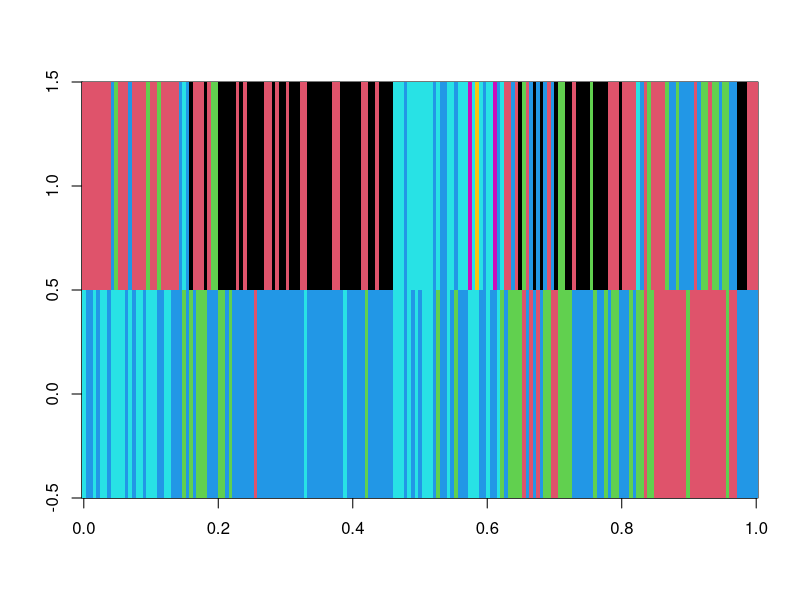
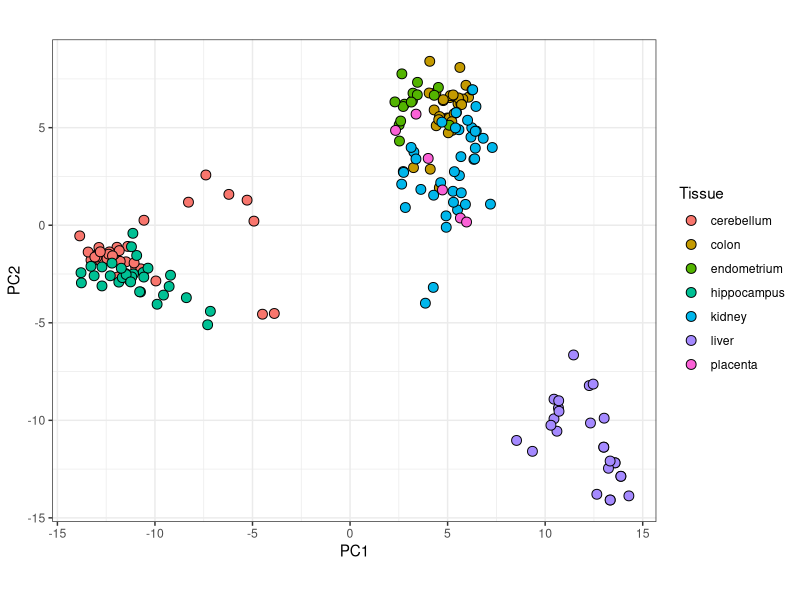
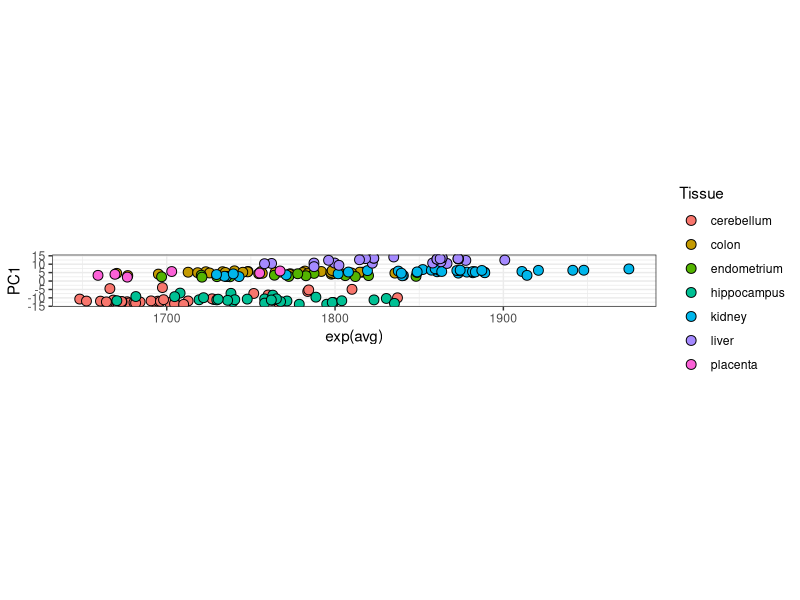

The R source for these figures, in order: (Note: this script raises an error after producing the figures.)
#Tissue gene machine learning example:

library(dslabs)
data("tissue_gene_expression")
dim(tissue_gene_expression$x)
library(ggplot2)
library(tidyverse)
image(tissue_gene_expression$x[,c(1,2)], col = tissue_gene_expression$y)

#Plotting the two principal components and analysing for a cluster:
a <- prcomp(tissue_gene_expression$x)
a$x
data.frame(a$x[,c(1,2)], Tissue = tissue_gene_expression$y)%>%
  ggplot(aes(PC1,PC2, fill = Tissue))+geom_point(cex=3, pch=21)+
  coord_fixed(ratio = 1)+theme_bw()

c <- rowMeans(tissue_gene_expression$x)
data.frame(PC1 = a$x[,c(1)],avg = c, Tissue = tissue_gene_expression$y)%>%
  ggplot(aes(exp(avg),PC1, fill = Tissue))+geom_point(cex=3, pch=21)+
  coord_fixed(ratio = 1)+theme_bw()
data.frame(PC1 = a$x[,c(1)],avg = c, Tissue = tissue_gene_expression$y)%>%
  cor(PC1, c)
cor(PC1, c)
#Removing center:
x <- with(tissue_gene_expression, sweep(x, 1, rowMeans(x)))
pc <- prcomp(x)
data.frame(pc_1 = pc$x[,1], pc_2 = pc$x[,2], 
           tissue = tissue_gene_expression$y) %>%
  ggplot(aes(pc_1, pc_2, color = tissue)) +
  geom_point()

pc$x%>%
  data.frame(., tissue = tissue_gene_expression$y)%>%
  ggplot(aes(x = tissue, y = PC7))+geom_boxplot()


for(i in 1:10){
  boxplot(pc$x[,i] ~ tissue_gene_expression$y, main = paste("PC", i))
}  
pc$x%>%
  data.frame(., tissue = tissue_gene_expression$y)%>%
  summary(.)

importance_df <- data.frame(summary(pc)$importance)
importance_df <- importance_df[2,] %>% 
  gather(key = pc, value = importance)
importance_df <- importance_df %>% mutate(pc_index = as.integer(str_remove(importance_df$pc, "PC")))
importance_df$pc <- factor(importance_df$pc, levels = importance_df$pc[order(importance_df$pc_index)])
importance_df <- importance_df %>% mutate(cum_sum = cumsum(importance))

importance_df %>% 
  filter(pc_index < 20) %>% 
  arrange(pc_index, cum_sum) %>% 
  ggplot(aes(x = pc, y = cum_sum, fill=pc)) +
  geom_col() +
  scale_y_continuous(breaks = seq(0,1,0.1)) +
  theme_grey()


plot(summary(pc)$importance[3,])
